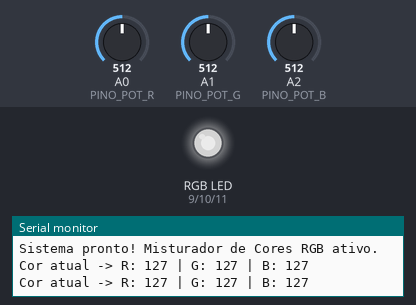
The sketch below on a simulated Arduino Uno, built with avr-gcc and run on an emulated ATmega328P. On the bench: an RGB LED mixed from three pins (HIGH = lit), the last lines printed to the serial monitor. Inputs (shaded band) come from the test bench; at power-on: A0 (PINO_POT_R) = 512, A1 (PINO_POT_G) = 512, A2 (PINO_POT_B) = 512. Dim RGB values are drawn brighter than linear.

Above: at 1.2 s.
1.3 s: A0 (PINO_POT_R) set to 716
At 2.3 s:
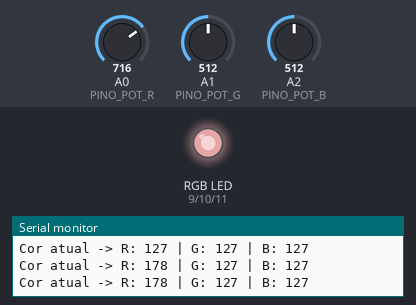
2.8 s: A1 (PINO_POT_G) set to 716
At 3.4 s:
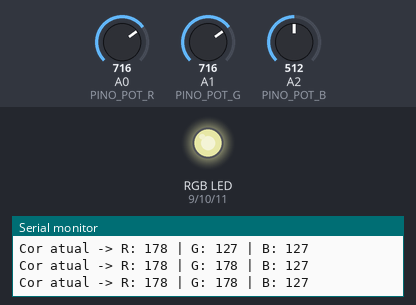
4.3 s: A2 (PINO_POT_B) set to 716
At 4.6 s:
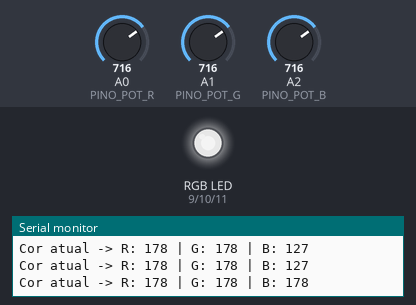
5.8 s: A0 (PINO_POT_R) set to 900
At 7.0 s:
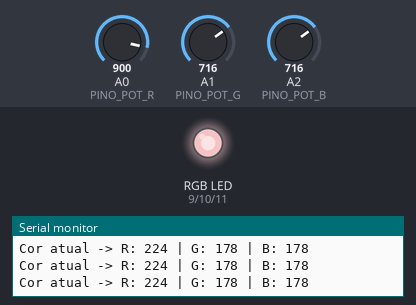
7.3 s: A1 (PINO_POT_G) set to 900
At 8.1 s:
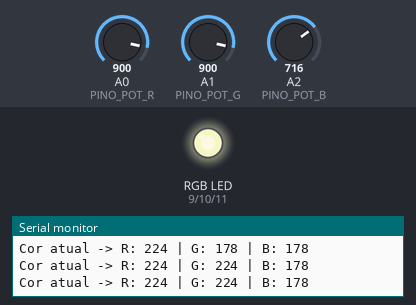
8.8 s: A2 (PINO_POT_B) set to 900
At 9.2 s:
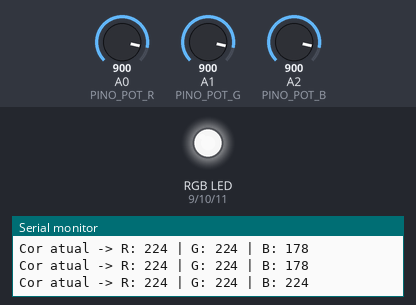
Timing chart, 0 to 11.3 s (numbered marks = the images above; inputs shaded):
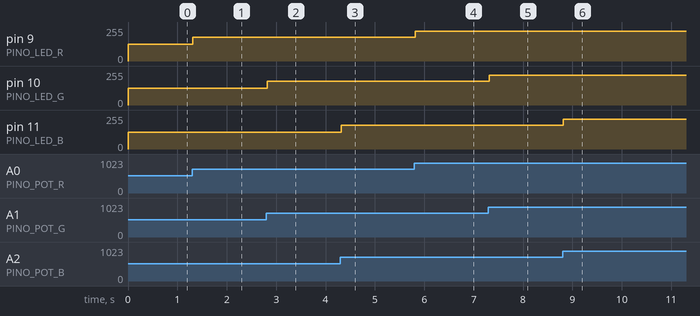

Measured:
- after the input at 1.3 s, pin 9 (PINO_LED_R): 127/255 → 178/255 at once
- after the input at 2.8 s, pin 10 (PINO_LED_G): 127/255 → 178/255 at once
- after the input at 4.3 s, pin 11 (PINO_LED_B): 127/255 → 178/255 at once
- after the input at 5.8 s, pin 9 (PINO_LED_R): 178/255 → 224/255 at once
- after the input at 7.3 s, pin 10 (PINO_LED_G): 178/255 → 224/255 at once
- after the input at 8.8 s, pin 11 (PINO_LED_B): 178/255 → 224/255 at once

The sketch:

p14_misturador_de_cores_rgb.ino
```cpp
/*
 * Projeto 14: Misturador de Cores RGB
 * O que faz: Usa 3 potenciômetros (A0, A1, A2) para controlar manualmente os canais R, G e B de um LED RGB.
 * Ligações: A0 (Pot R), A1 (Pot G), A2 (Pot B), D9 (LED R), D10 (LED G), D11 (LED B) via resistores 220 Ω
 * Bibliotecas: Nenhuma biblioteca extra
 * Material: 80 Projetos Arduino
 */

const byte PINO_POT_R = A0; // Potenciômetro do canal Vermelho
const byte PINO_POT_G = A1; // Potenciômetro do canal Verde
const byte PINO_POT_B = A2; // Potenciômetro do canal Azul
const byte PINO_LED_R = 9;  // Pino PWM do canal Vermelho
const byte PINO_LED_G = 10; // Pino PWM do canal Verde
const byte PINO_LED_B = 11; // Pino PWM do canal Azul

const bool LED_ANODO_COMUM = false; // AJUSTE AQUI: true apenas se o comum do LED for ligado em 5V

unsigned long ultimoPrint = 0;

byte lerCanal(byte pinoPot) {
  int val = map(analogRead(pinoPot), 0, 1023, 0, 255);
  if (val < 8) val = 0; // Zona morta para apagar 100% no fim do curso
  return (byte)val;
}

void setup() {
  Serial.begin(9600);
  pinMode(PINO_LED_R, OUTPUT);
  pinMode(PINO_LED_G, OUTPUT);
  pinMode(PINO_LED_B, OUTPUT);
  Serial.println(F("Sistema pronto! Misturador de Cores RGB ativo."));
}

void loop() {
  byte r = lerCanal(PINO_POT_R);
  byte g = lerCanal(PINO_POT_G);
  byte b = lerCanal(PINO_POT_B);

  analogWrite(PINO_LED_R, LED_ANODO_COMUM ? (255 - r) : r);
  analogWrite(PINO_LED_G, LED_ANODO_COMUM ? (255 - g) : g);
  analogWrite(PINO_LED_B, LED_ANODO_COMUM ? (255 - b) : b);

  if (millis() - ultimoPrint >= 400) {
    ultimoPrint = millis();
    Serial.print(F("Cor atual -> R: "));
    Serial.print(r);
    Serial.print(F(" | G: "));
    Serial.print(g);
    Serial.print(F(" | B: "));
    Serial.println(b);
  }

  delay(20);
}
```
